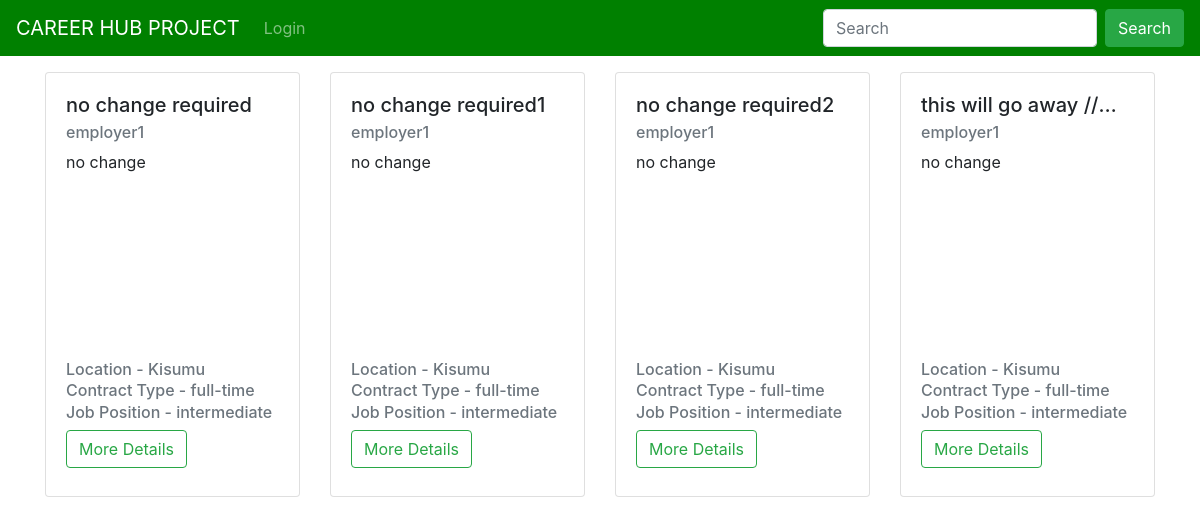
The page /web-development on the database as committed earlier.
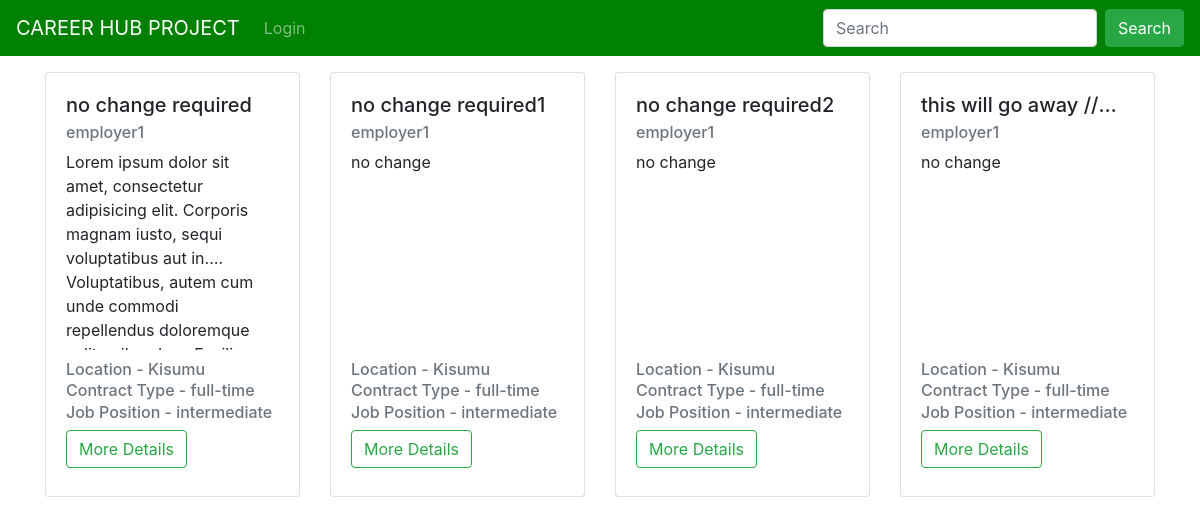
The same page on the database as committed later.
### job/models.py (models this page shows, shortened)
class Job(models.Model):
    positions = (
        ("junior", "junior"),
        ("intermediate", "intermediate"),
        ("senior", "senior"),
        ("expart", "expart"),
    )
    contaract_types = (
        ("remote", "remote"),
        ("part-time", "part-time"),
        ("full-time", "full-time"),
        ("negotiations", "negotiations"),
    )
    employer = models.ForeignKey(
        Employer, on_delete=models.CASCADE, related_name="jobs"
    )
    job_category = models.ForeignKey(
        Category,
        related_name="jobs",
        on_delete=models.CASCADE,
    )
    job_title = models.CharField(
        max_length=200,
    )
    slug = models.CharField(max_length=200, null=True)
    job_location = models.CharField(max_length=200)
    contract_type = models.CharField(max_length=200, choices=contaract_types)
    position = models.CharField(max_length=200, choices=positions)
    job_description = models.TextField()
    created_at = models.DateTimeField(
        auto_now_add=True,
        null=True,
    )
    updated_at = models.DateTimeField(auto_now=True, null=True)

### users/models.py (models this page shows, shortened)
class CustomUser(AbstractUser, PermissionsMixin):
    type_user = (
        ("Admin", "Admin"),
        ("applicant", "Applicant"),
        ("Employer", "Employer"),
    )
    username = models.CharField(max_length=200, unique=True)
    email = models.EmailField(max_length=50, unique=True)
    full_name = models.CharField(max_length=200)
    is_active = models.BooleanField(default=True)
    is_staff = models.BooleanField(default=False)
    is_superuser = models.BooleanField(default=False)
    is_admin = models.BooleanField(default=False)
    date_joined = models.DateTimeField(auto_now_add=True, null=True)
    last_login = models.DateTimeField(auto_now=True, null=True)
    user_type = models.CharField(max_length=200, choices=type_user)
    USERNAME_FIELD = "email"
    REQUIRED_FIELDS = ["username", "full_name"]

### job/views.py (the view)
# urls.py: path("<slug:slug>", views.job_category_detail, name="job_category_detail"),
def job_category_detail(request, slug):
    category = get_object_or_404(Category, slug=slug)
    job = category.jobs.all()
    return render(
        request, "job/job_category_detail.html", {
            "category": category, "job": job}
    )

### templates/job/job_category_detail.html (shortened to what this page needs)
{% extends "core/base.html" %}
{% block title%}{{job.job_category.title}} Category{%endblock%} {% load
crispy_forms_tags %}
{% block content %}
<div class="container">
  <div class="row">
    {% for i in job %}
    <div class="col-sm-12 col-md-6 col-lg-3 mt-3">
      <div class="card" style="max-height: 30rem">
        <div class="card-body">
          <h5
            class="card-title"
            style="
              width: 200px;
              text-overflow: ellipsis;
              white-space: nowrap;
              overflow: hidden;
            "
          >
            {{i.job_title}}
          </h5>
          <h6 class="card-subtitle mb-2 text-muted">
            {{ i.employer.full_name}}
          </h6>
          <p
            class="card-text"
            style="
              display: -webkit-box;
              -webkit-line-clamp: 5;
              -webkit-box-orient: vertical;
              width: 200px;
              height: 200px;
              overflow: hidden;
            "
          >
            {{i.job_description}}
          </p>
          <h6 class="card-subtitle mb-2 text-muted">
            Location - {{ i.job_location}}
          </h6>
          <h6 class="card-subtitle mb-2 text-muted">
            Contract Type - {{ i.contract_type}}
          </h6>
          <h6 class="card-subtitle mb-2 text-muted">
            Job Position - {{ i.position}}
          </h6>
          <a
            href="{% url 'job_detail' i.job_category.slug i.slug %}"
            class="btn btn-outline-success mb-2 align-items-end"
            >More Details</a
          >
        </div>
      </div>
    </div>
    {%endfor %}
  </div>
</div>
{% endblock %}

Rows that differ between the two databases and show on the page:
changed Job "no change required": job_description "no change" → "Lorem ipsum dolor sit amet, consectetur adipisicing elit. Corporis magnam iusto, sequi voluptatibus aut in. Voluptatibus, autem cum unde commodi repellendus…"
